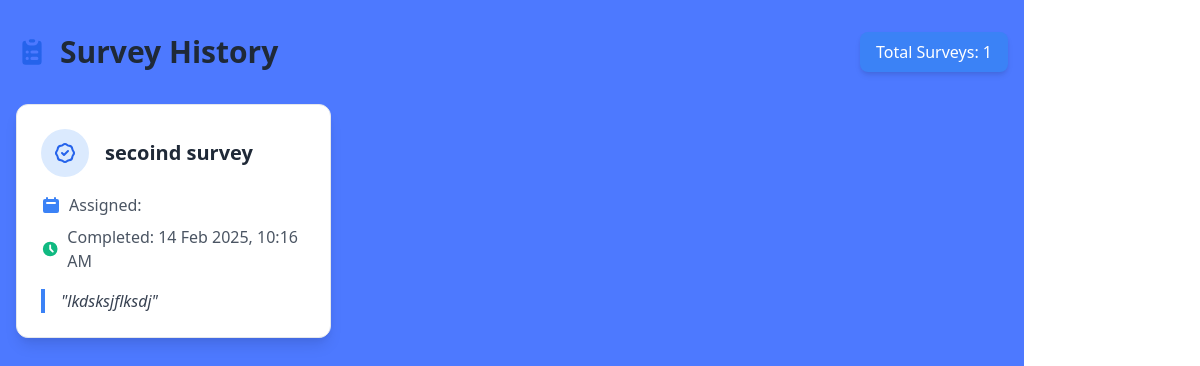
Page /respondent/survey_history/ (signed in) on the committed database.
### surveys/models.py (models this page shows, shortened)
class Response(models.Model):
    survey = models.ForeignKey(Survey, related_name='responses', on_delete=models.CASCADE)
    user = models.ForeignKey(settings.AUTH_USER_MODEL, related_name='survey_responses', on_delete=models.CASCADE, null=True)
    submitted_at = models.DateTimeField(auto_now_add=True)
    class Meta:
        unique_together = ('survey', 'user')

class Survey(models.Model):
    title = models.CharField(max_length=200)
    description = models.TextField(blank=True, null=True)
    user = models.ForeignKey(
        settings.AUTH_USER_MODEL,
        on_delete=models.CASCADE,
        related_name='surveys',
        null=True  # Allow existing surveys to remain
    )
    created_at = models.DateTimeField(auto_now_add=True)
    updated_at = models.DateTimeField(auto_now=True)
    unique_link = models.CharField(max_length=16, unique=True, blank=True)
    external_link = models.CharField(max_length=16, unique=True, blank=True, null=True)
    max_external_responses = models.PositiveIntegerField(null=True, blank=True)
    external_response_count = models.PositiveIntegerField(default=0)
    is_active = models.BooleanField(default=True)  # New field to track survey activation status
    expiry_datetime = models.DateTimeField(null=True, blank=True)
    is_expired = models.BooleanField(default=False)
    points = models.IntegerField(default=0)

### respondent_app/views.py (the view)
# urls.py: path('survey_history/', survey_history, name='survey_history'),
@login_required
def survey_history(request):
    try:
        respondent = request.user.respondent
        profile_complete = all([
            respondent.mobile,
            respondent.dob,
            respondent.gender,
            respondent.zipcode,
            respondent.education,
            respondent.employment,
            respondent.race
        ])
        if not profile_complete:
            return redirect('respondent_app:complete_profile')
        responses = Response.objects.filter(
            user=request.user
        ).select_related(
            'survey'
        ).order_by('-submitted_at')
        context = {
            'responses': responses
        }
        return render(request, 'respondent_app/survey_history.html', context)
    except Respondent.DoesNotExist:
        return redirect('respondent_app:complete_profile')

### templates/respondent_app/survey_history.html (shortened to what this page needs)
{% extends 'respondent_app/base.html' %}
{% block content %}
<div class="container mx-auto px-4 py-8 bg-blue-50 min-h-screen" style="background-color: #4d79ff;">
    <div class="max-w-7xl mx-auto">
        <div class="flex justify-between items-center mb-8">
            <h1 class="text-3xl font-extrabold text-gray-800 flex items-center">
                Survey History
            </h1>
            <div class="bg-blue-500 text-white px-4 py-2 rounded-lg shadow-md hover:bg-blue-600 transition duration-300">
                Total Surveys: {{ responses.count }}
            </div>
        </div>
        {% if responses %}
        <div class="grid grid-cols-1 md:grid-cols-2 lg:grid-cols-3 gap-6">
            {% for response in responses %}
            <div class="bg-white border border-gray-200 rounded-xl shadow-lg hover:shadow-xl transition-all duration-300 transform hover:-translate-y-2 overflow-hidden">
                <div class="p-6 relative group">
                    <div class="flex items-center mb-4">
                        <div class="w-12 h-12 rounded-full bg-blue-100 flex items-center justify-center mr-4">
                        </div>
                        <h2 class="text-xl font-bold text-gray-800">{{ response.survey.title }}</h2>
                    </div>
                    <div class="space-y-2 text-gray-600 mb-4">
                        <p class="flex items-center">
                            Assigned: {{ response.survey.assigned_at|date:"d M Y, h:i A" }}
                        </p>
                        <p class="flex items-center">
                            <svg xmlns="http://www.w3.org/2000/svg" class="h-5 w-5 mr-2 text-green-500" viewBox="0 0 20 20" fill="currentColor">
                                <path fill-rule="evenodd" d="M10 18a8 8 0 100-16 8 8 0 000 16zm1-12a1 1 0 10-2 0v4a1 1 0 00.293.707l2.828 2.829a1 1 0 101.415-1.415L11 9.586V6z" clip-rule="evenodd" />
                            </svg>
                            Completed: {{ response.submitted_at|date:"d M Y, h:i A" }}
                        </p>
                    </div>
                    <div class="text-gray-700 italic border-l-4 border-blue-500 pl-4">
                        "{{ response.survey.description|truncatechars:100 }}"
                    </div>
                </div>
            </div>
            {% endfor %}
        </div>
        {% endif %}
    </div>
</div>
{% endblock %}

### rows in the picture
Response: survey "secoind survey", submitted_at "14 Feb 2025, 10:16 AM", survey.description "lkdsksjflksdj"

### other values in the picture
{{ responses.count }} "1"
